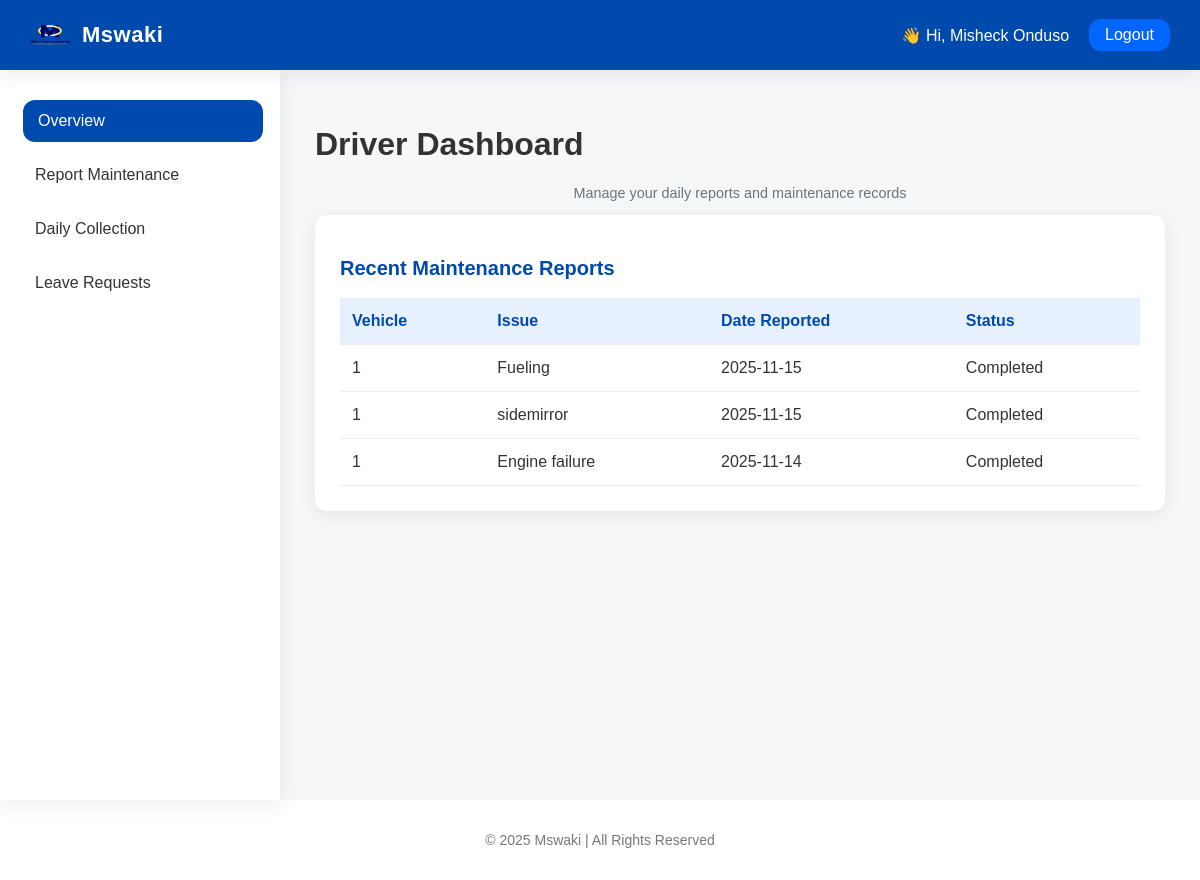
/driver/dashboard (signed in), run on the app's committed database.
### mswaki/models.py (models this page shows, shortened)
class User(db.Model, UserMixin):
    id = db.Column(db.Integer, primary_key=True)
    name = db.Column(db.String(100), nullable=False)
    email = db.Column(db.String(120), unique=True, nullable=False)
    password = db.Column(db.String(200), nullable=False)
    role = db.Column(db.String(20), nullable=False)
    rating = db.Column(db.Float, default=0.0)
    status = db.Column(db.String(10), default='active')

class Maintenance(db.Model):
    __tablename__ = "maintenance"
    id = db.Column(db.Integer, primary_key=True)
    vehicle_id = db.Column(db.Integer, db.ForeignKey("vehicle.id"), nullable=False)
    vehicle = db.relationship("Vehicle", backref="maintenance_records", lazy=True)
    driver_id = db.Column(db.Integer, db.ForeignKey("user.id"), nullable=True)
    driver = db.relationship("User", backref="maintenance_reports", lazy=True)
    description = db.Column(db.String(255), nullable=False)
    reported_cost = db.Column(db.Float, default=0.0)  # cost provided by driver
    actual_cost   = db.Column(db.Float, default=0.0)  # cost admin enters after completion
    date_reported = db.Column(db.DateTime, default=datetime.utcnow)
    date_completed = db.Column(db.DateTime, nullable=True)
    status = db.Column(db.String(50), default="Pending")

### mswaki/routes.py (the view)
@routes.route("/driver/dashboard")
@login_required
@role_required("driver")
def driver_dashboard():
    driver_id = current_user.id
    vehicles = Vehicle.query.filter_by(driver_id=driver_id).all()
    vehicle_ids = [v.id for v in vehicles]
    maintenance = Maintenance.query.filter(Maintenance.vehicle_id.in_(vehicle_ids))\
        .order_by(Maintenance.date_reported.desc()).limit(10).all()
    return render_template("driver_dashboard.html", maintenance=maintenance, vehicles=vehicles)

### mswaki/__init__.py (called while the page is built)
def create_app():
    app = Flask(__name__)
    app.config['SECRET_KEY'] = 'your-secret-key'
    base_dir = os.path.abspath(os.path.dirname(__file__))
    db_path = os.path.join(base_dir, '..', 'instance', 'mswaki.db')
    app.config["SQLALCHEMY_DATABASE_URI"] = f"sqlite:///{db_path}"
    app.config["SQLALCHEMY_TRACK_MODIFICATIONS"] = False
    db.init_app(app)
    migrate.init_app(app, db)   # <-- FIXED!
    login_manager.init_app(app)
    login_manager.login_view = 'routes.login'
    from mswaki.models import User
    @login_manager.user_loader
    def load_user(user_id):
        return User.query.get(int(user_id))
    from mswaki.routes import routes
    app.register_blueprint(routes)
    with app.app_context():
        db.create_all()
    return app

### mswaki/routes.py (called while the page is built, shortened)
def role_required(role):
    def decorator(f):
        @wraps(f)
        def decorated_function(*args, **kwargs):
            if not current_user.is_authenticated:
                flash("Please log in first.", "warning")
                return redirect(url_for("routes.login"))
            return f(*args, **kwargs)
        return decorated_function
    return decorator

### mswaki/templates/driver_dashboard.html (shortened to what this page needs)
{% extends "base.html" %}
{% block body_role %}driver{% endblock %}
{% block sidebar %}
<nav class="side-nav">
  <a href="{{ url_for('routes.driver_dashboard') }}" class="side-link active">Overview</a>
  <a href="{{url_for('routes.report_maintenance')}}" class="side-link">Report Maintenance</a>
  <a href="{{url_for('routes.driver_daily_collection')}}" class="side-link">Daily Collection</a>
  <a href="{{url_for('routes.driver_leave_requests')}}" class="side-link">Leave Requests</a>
</nav>
{% endblock %}
{% block content %}
<header class="dashboard-header">
  <h1>Driver Dashboard</h1>
  <p class="muted">Manage your daily reports and maintenance records</p>
</header>
<section class="card">
  <h2>Recent Maintenance Reports</h2>
  <table class="table">
    <thead>
      <tr>
        <th>Vehicle</th>
        <th>Issue</th>
        <th>Date Reported</th>
        <th>Status</th>
      </tr>
    </thead>
    <tbody>
      {% for m in maintenance %}
      <tr>
        <td>{{ m.vehicle_id }}</td>
        <td>{{ m.description }}</td>
        <td>{{ m.date_reported.strftime('%Y-%m-%d') }}</td>
        <td>{{ m.status|capitalize }}</td>
      </tr>
      {% else %}
      <tr><td colspan="4" class="muted">No maintenance reports yet.</td></tr>
      {% endfor %}
    </tbody>
  </table>
</section>
{% endblock %}

### mswaki/templates/base.html (shortened to what this page needs)
<!DOCTYPE html>
<html lang="en">
<head>
  <link rel="stylesheet" href="{{ url_for('static', filename='css/style.css') }}">
</head>
<body class="dashboard-body" data-role="{% block body_role %}default{% endblock %}">
  <header class="topbar">
    <div class="brand">
      <img src="{{ url_for('static', filename='images/midian.png') }}" alt="Mswaki" class="brand-logo">
      <span class="brand-text">Mswaki</span>
    </div>
    <div class="user-info">
      {% if current_user %}
        <span class="username">👋 Hi, {{ current_user.name }}</span>
        <a href="{{ url_for('routes.logout') }}" class="logout-btn">Logout</a>
      {% else %}
        <a href="{{ url_for('routes.login') }}" class="login-btn">Login</a>
      {% endif %}
    </div>
  </header>
  <div class="layout">
    <aside class="sidebar">
      {% block sidebar %}{% endblock %}
    </aside>
    <main class="main-content">
      {% block content %}{% endblock %}
    </main>
  </div>
  <footer class="footer">
    <p>&copy; {{ current_year or 2025 }} Mswaki | All Rights Reserved</p>
  </footer>
</body>
</html>

### mswaki/static/css/style.css (style rules this page uses)
:root { --primary: #004aad; --primary-light: #0056d1; --accent: #0066ff; --bg: #f5f7f9; --white: #fff; --text: #333; --muted: #777; --radius: 12px; --shadow: 0 4px 20px rgba(0,0,0,0.08); --transition: 0.3s ease; --sidebar-width: 240px; }
body.dashboard-body { margin: 0; font-family: "Poppins", sans-serif; background: var(--bg); color: var(--text); }
.topbar { background: var(--primary); color: var(--white); display: flex; justify-content: space-between; align-items: center; padding: 15px 30px; box-shadow: var(--shadow); position: relative; z-index: 1000; }
.brand { display: flex; align-items: center; gap: 12px; }
.brand-logo { width: 40px; height: 40px; }
.brand-text { font-weight: 700; font-size: 22px; letter-spacing: 0.5px; }
.user-info { display: flex; align-items: center; gap: 20px; }
.username { font-weight: 500; }
.logout-btn, .login-btn { background: var(--accent); color: var(--white); padding: 7px 16px; border-radius: var(--radius); text-decoration: none; font-weight: 500; transition: var(--transition); }
.layout { display: flex; min-height: calc(100vh - 70px); transition: all var(--transition); }
.sidebar { width: var(--sidebar-width); background: var(--white); padding: 30px 20px; box-shadow: var(--shadow); transition: transform var(--transition); position: relative; z-index: 900; }
.side-nav { display: flex; flex-direction: column; gap: 12px; }
.side-link { color: var(--text); text-decoration: none; padding: 12px 15px; border-radius: var(--radius); font-weight: 500; transition: all var(--transition); display: flex; align-items: center; gap: 10px; }
.side-link:hover, .side-link.active { background: var(--primary); color: var(--white); transform: translateX(3px); }
.main-content { flex: 1; padding: 35px; background: var(--bg); transition: padding var(--transition); }
.card { background: var(--white); border-radius: var(--radius); box-shadow: var(--shadow); padding: 25px; margin-bottom: 30px; transition: transform var(--transition), box-shadow var(--transition); }
.card h2 { color: var(--primary); font-size: 20px; margin-bottom: 18px; }
.table { width: 100%; border-collapse: collapse; }
.table th, .table td { padding: 14px 12px; border-bottom: 1px solid #eee; text-align: left; }
.table th { background: #e6f0ff; color: var(--primary); font-weight: 600; }
.muted { color: var(--muted); text-align: center; }
.footer { text-align: center; padding: 18px; font-size: 14px; color: var(--muted); background: var(--white); box-shadow: var(--shadow); margin-top: auto; }
.muted { color: #6b7280; font-size: 0.9rem; }

### data on the page
User: name "Misheck Onduso"
Maintenance: vehicle_id "1", description "Fueling", date_reported "2025-11-15", status "Completed"
Maintenance: vehicle_id "1", description "sidemirror", date_reported "2025-11-15", status "Completed"
Maintenance: vehicle_id "1", description "Engine failure", date_reported "2025-11-14", status "Completed"

### other printed values
{{ current_year or 2025 }} "2025"
